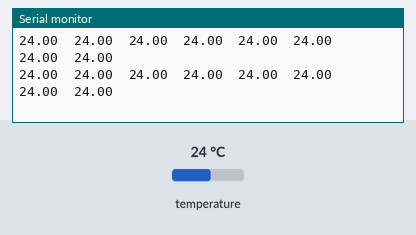
Recording of a sketch running on a simulated ESP32. Parts: the last lines printed to the serial monitor. The inputs (shaded band) are chosen by the test bench; at power-on: temperature 24 °C. WiFi joins after 1.5 s; servers stay silent unless stated.

Above: at 3.2 s.
3.3 s: temperature set to 12 °C
At 4.6 s:
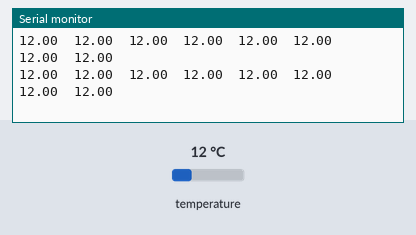
4.8 s: temperature set to 19 °C
At 6.0 s:
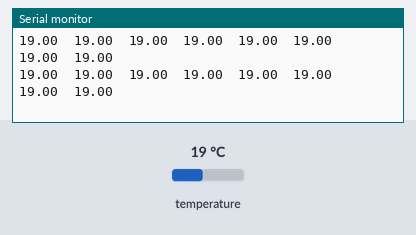
Timing chart, 0 to 7.8 s (numbered marks = the images above; inputs shaded):
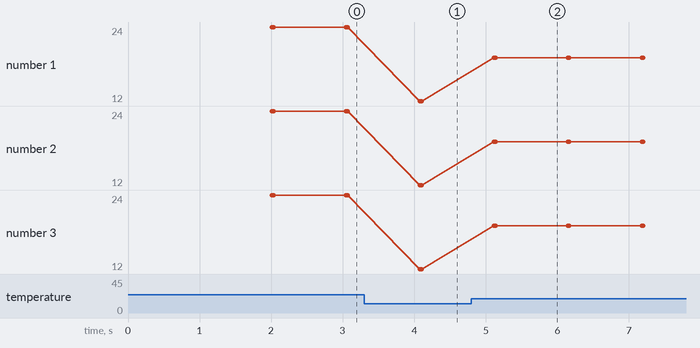

The sketch:

amg8833_serial_read_test.ino
```cpp
// AMG8833 Thermal Data Serial Output Test
// Reads 8x8 temperature matrix and prints to Serial Monitor
#include <Wire.h>
#include <Adafruit_AMG88xx.h>
#include <WiFi.h>  // WiFi kütüphanesini ekledik

// I2C adresi
#define AMG88xx_ADDR 0x69

Adafruit_AMG88xx amg; // AMG8833 nesnesini oluştur

float pixels[64];  // 8x8 piksel verileri

void setup() {
  Serial.begin(115200);

  // I2C'yi başlat
  Wire.begin();

  // AMG8833'ü başlat
  if (!amg.begin(AMG88xx_ADDR)) { // Adres parametre olarak veriliyor
    Serial.println("AMG8833 bulunamadı. Bağlantıları kontrol edin.");
    while (1); // Hatalı durumda sonsuz döngüye gir
  }
  Serial.println("AMG8833 başlatıldı!");

  // WiFi bağlantısını başlat
  const char* ssid = "DSMART_0AF326"; // Buraya kendi WiFi adınızı yazın
  const char* password = "AichYqz4"; // Buraya kendi WiFi şifrenizi yazın
  WiFi.begin(ssid, password);
  while (WiFi.status() != WL_CONNECTED) {
    delay(1000);
    Serial.println("WiFi'ye bağlanılıyor...");
  }
  Serial.println("WiFi bağlantısı sağlandı!");
  Serial.print("ESP32 IP adresi: ");
  Serial.println(WiFi.localIP());
}

void loop() {
  // Termal verileri oku
  amg.readPixels(pixels);

  // Termal verileri seri monitörde yazdır
  for (int i = 0; i < 64; i++) {
    Serial.print(pixels[i]);
    Serial.print("\t");
    if ((i + 1) % 8 == 0) {
      Serial.println();
    }
  }
  delay(1000); // Her 1 saniyede bir okuma yap
}
```

Measured:
- after the input at 3.3 s, the serial monitor: prints a new line after 0.78 s (image 1)
- after the input at 4.8 s, the serial monitor: prints a new line after 0.31 s (image 2)
- plotted number 1: 24 → 12 after the input at 3.3 s, 12 → 19 after the input at 4.8 s
- plotted number 2: 24 → 12 after the input at 3.3 s, 12 → 19 after the input at 4.8 s
- plotted number 3: 24 → 12 after the input at 3.3 s, 12 → 19 after the input at 4.8 s
